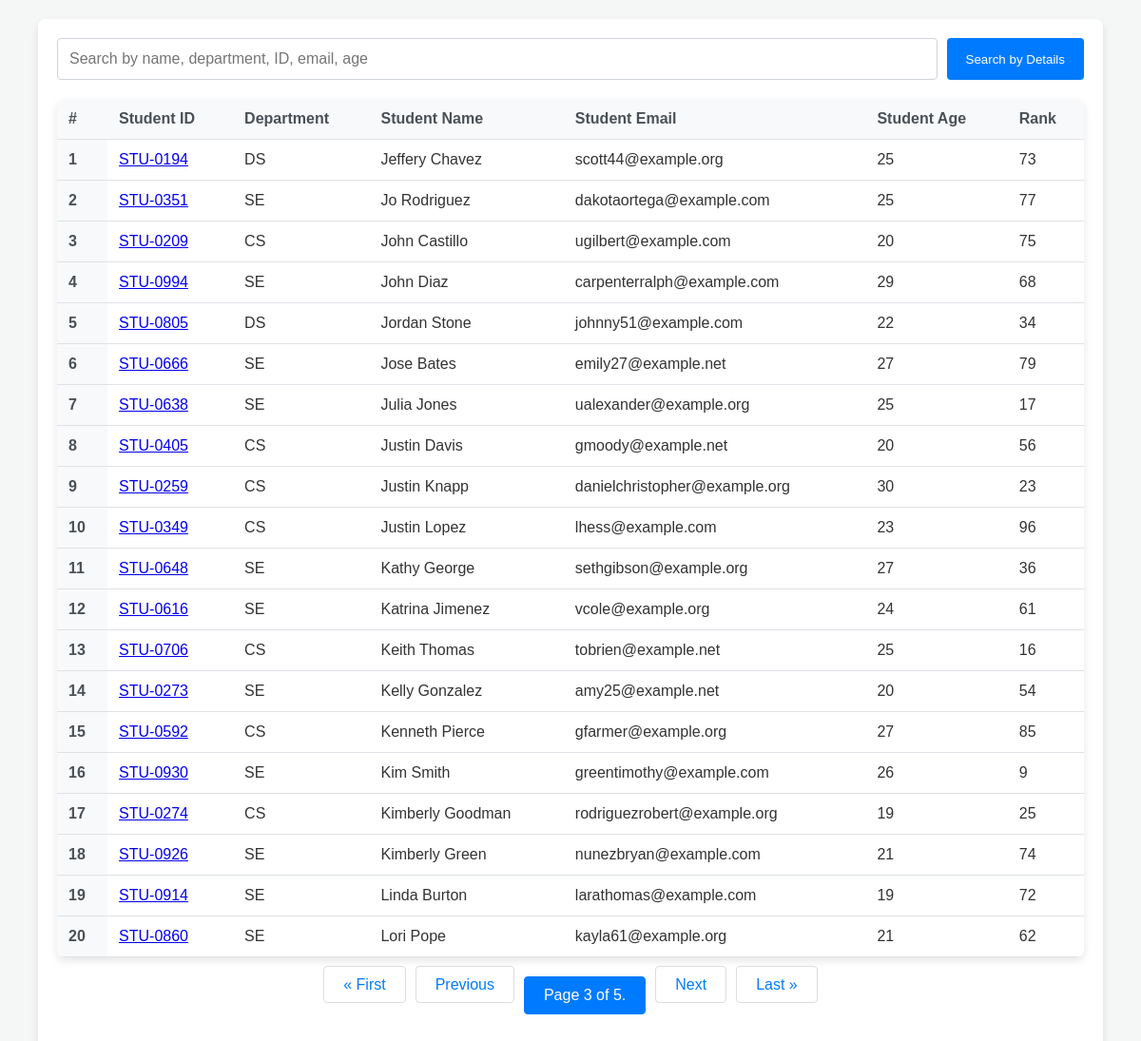
Screenshot of /students/?page=3 with the database file from the repository.
### university/models.py (models this page shows, shortened)
class Student(models.Model):
    department = models.ForeignKey(Department, related_name="depart", on_delete=models.CASCADE)
    student_id = models.OneToOneField(StudentID, related_name='studentid', on_delete=models.CASCADE)
    student_name = models.CharField(max_length=100)
    student_email = models.EmailField(unique=True)
    student_age = models.IntegerField(default=18)
    student_address = models.TextField(max_length=500)
    is_deleted  = models.BooleanField(default = False)
    objects = UniManager()
    admin_objects = models.Manager()
    class Meta:
        ordering = ['student_name']
        verbose_name = "student"

class StudentID(models.Model):
    student_id = models.CharField(max_length=100)
    def __str__(self) -> str:
        return self.student_id

class Department(models.Model):
    uni = models.ForeignKey(uni, related_name="university", on_delete=models.CASCADE)
    department = models.CharField(max_length=100)
    class Meta:
        ordering = ['department']

class ReportCard(models.Model):
    student = models.ForeignKey(Student, related_name='studentreportcard', on_delete=models.CASCADE)
    student_rank = models.IntegerField()
    date_of_report_card_generation = models.DateField(auto_now_add=True)
    class Meta:
        unique_together = ['student_rank', 'date_of_report_card_generation']

### university/views.py (the view, shortened to what this page needs)
# urls.py: path('students/', get_students, name = "get_students"),
def get_students(request):
    queryset = Student.objects.all()
    paginator = Paginator(queryset, 20)
    page_number = request.GET.get("page", 1)
    page_obj = paginator.get_page(page_number)
    return render(request, 'report/students.html', {'queryset' : page_obj})

### university/models.py (called while the page is built)
    def get_queryset(self):
        return super().get_queryset().filter(is_deleted = False)

### university/templates/report/students.html (shortened to what this page needs)
<!DOCTYPE html>
<html lang="en">
<head>
</head>
<body>
<div class="container">
  <form method="get" class="mb-4">
    <div class="form-group">
        <input class="form-control" name="search" placeholder="Search by name, department, ID, email, age" type="text">
        <button class="btn btn-primary" type="submit" name="search_button">Search by Details</button>
    </div>
</form>
    <table class="table">
        <thead>
            <tr>
                <th scope="col">#</th>
                <th scope="col">Student ID</th>
                <th scope="col">Department</th>
                <th scope="col">Student Name</th>
                <th scope="col">Student Email</th>
                <th scope="col">Student Age</th>
                <th scope="col">Rank</th>
            </tr>
        </thead>
        <tbody>
            {% for student in queryset %}
            <tr>
                <th scope="row">{{ forloop.counter }}</th>
                <td>
                    <a href="{% url 'see_marks' student.student_id %}">
                        {{ student.student_id }}
                    </a>
                </td>
                <td>{{ student.department.department }}</td>
                <td>{{ student.student_name }}</td>
                <td>{{ student.student_email }}</td>
                <td>{{ student.student_age }}</td>
                <td>
                    {% if student.studentreportcard.first %}
                        {{ student.studentreportcard.first.student_rank }}
                    {% else %}
                        N/A
                    {% endif %}
                </td>
            </tr>
            {% endfor %}
        </tbody>
    </table>
    <nav aria-label="Page navigation example">
        <ul class="pagination">
            {% if queryset.has_previous %}
                <li><a href="?page=1">&laquo; First</a></li>
                <li><a href="?page={{ queryset.previous_page_number }}">Previous</a></li>
            {% endif %}
            <li class="current">Page {{ queryset.number }} of {{ queryset.paginator.num_pages }}.</li>
            {% if queryset.has_next %}
                <li><a href="?page={{ queryset.next_page_number }}">Next</a></li>
                <li><a href="?page={{ queryset.paginator.num_pages }}">Last &raquo;</a></li>
            {% endif %}
        </ul>
    </nav>
</div>
</body>
</html>

### university/templates/report/students.html (style rules this page uses)
body { font-family: 'Arial', sans-serif; background: #f4f7f6; margin: 0; padding: 0; color: #333; }
.container { width: 90%; max-width: 1200px; margin: 20px auto; padding: 20px; background: #ffffff; border-radius: 8px; box-shadow: 0 4px 8px rgba(0, 0, 0, 0.1); }
.form-group { display: flex; gap: 10px; margin-bottom: 20px; }
.form-control { flex: 1; padding: 12px; border: 1px solid #ced4da; border-radius: 4px; font-size: 16px; box-sizing: border-box; }
.btn { padding: 12px 20px; border: none; border-radius: 4px; color: #fff; cursor: pointer; transition: background-color 0.3s; }
.btn-primary { background-color: #007bff; }
.table { width: 100%; border-collapse: collapse; margin: 20px 0; background: #fff; border-radius: 8px; overflow: hidden; box-shadow: 0 4px 8px rgba(0, 0, 0, 0.1); }
.table th, .table td { padding: 12px; text-align: left; border-bottom: 1px solid #dee2e6; }
.table th { background-color: #f8f9fa; color: #495057; }
.pagination { display: flex; justify-content: center; padding: 0; margin: 20px 0; list-style-type: none; }
.pagination a, .pagination .current { padding: 10px 20px; margin: 0 5px; border: 1px solid #ddd; border-radius: 4px; color: #007bff; text-decoration: none; transition: background-color 0.3s, color 0.3s; }
.pagination .current { border-color: #007bff; color: #fff; background-color: #007bff; }

### rows the page displays
Student: student_id "STU-0194", department.department "DS", student_name "Jeffery Chavez", student_email "scott44@example.org", student_age "25", studentreportcard.first.student_rank "73"
Student: student_id "STU-0351", department.department "SE", student_name "Jo Rodriguez", student_email "dakotaortega@example.com", student_age "25", studentreportcard.first.student_rank "77"
Student: student_id "STU-0209", department.department "CS", student_name "John Castillo", student_email "ugilbert@example.com", student_age "20", studentreportcard.first.student_rank "75"
Student: student_id "STU-0994", department.department "SE", student_name "John Diaz", student_email "carpenterralph@example.com", student_age "29", studentreportcard.first.student_rank "68"
Student: student_id "STU-0805", department.department "DS", student_name "Jordan Stone", student_email "johnny51@example.com", student_age "22", studentreportcard.first.student_rank "34"
Student: student_id "STU-0666", department.department "SE", student_name "Jose Bates", student_email "emily27@example.net", student_age "27", studentreportcard.first.student_rank "79"
Student: student_id "STU-0638", department.department "SE", student_name "Julia Jones", student_email "ualexander@example.org", student_age "25", studentreportcard.first.student_rank "17"
Student: student_id "STU-0405", department.department "CS", student_name "Justin Davis", student_email "gmoody@example.net", student_age "20", studentreportcard.first.student_rank "56"
Student: student_id "STU-0259", department.department "CS", student_name "Justin Knapp", student_email "danielchristopher@example.org", student_age "30", studentreportcard.first.student_rank "23"
Student: student_id "STU-0349", department.department "CS", student_name "Justin Lopez", student_email "lhess@example.com", student_age "23", studentreportcard.first.student_rank "96"
Student: student_id "STU-0648", department.department "SE", student_name "Kathy George", student_email "sethgibson@example.org", student_age "27", studentreportcard.first.student_rank "36"
Student: student_id "STU-0616", department.department "SE", student_name "Katrina Jimenez", student_email "vcole@example.org", student_age "24", studentreportcard.first.student_rank "61"
Student: student_id "STU-0706", department.department "CS", student_name "Keith Thomas", student_email "tobrien@example.net", student_age "25", studentreportcard.first.student_rank "16"
Student: student_id "STU-0273", department.department "SE", student_name "Kelly Gonzalez", student_email "amy25@example.net", student_age "20", studentreportcard.first.student_rank "54"
Student: student_id "STU-0592", department.department "CS", student_name "Kenneth Pierce", student_email "gfarmer@example.org", student_age "27", studentreportcard.first.student_rank "85"
Student: student_id "STU-0930", department.department "SE", student_name "Kim Smith", student_email "greentimothy@example.com", student_age "26", studentreportcard.first.student_rank "9"
Student: student_id "STU-0274", department.department "CS", student_name "Kimberly Goodman", student_email "rodriguezrobert@example.org", student_age "19", studentreportcard.first.student_rank "25"
Student: student_id "STU-0926", department.department "SE", student_name "Kimberly Green", student_email "nunezbryan@example.com", student_age "21", studentreportcard.first.student_rank "74"
Student: student_id "STU-0914", department.department "SE", student_name "Linda Burton", student_email "larathomas@example.com", student_age "19", studentreportcard.first.student_rank "72"
Student: student_id "STU-0860", department.department "SE", student_name "Lori Pope", student_email "kayla61@example.org", student_age "21", studentreportcard.first.student_rank "62"

### other values shown
{{ queryset.number }} "3"
{{ queryset.paginator.num_pages }} "5"
